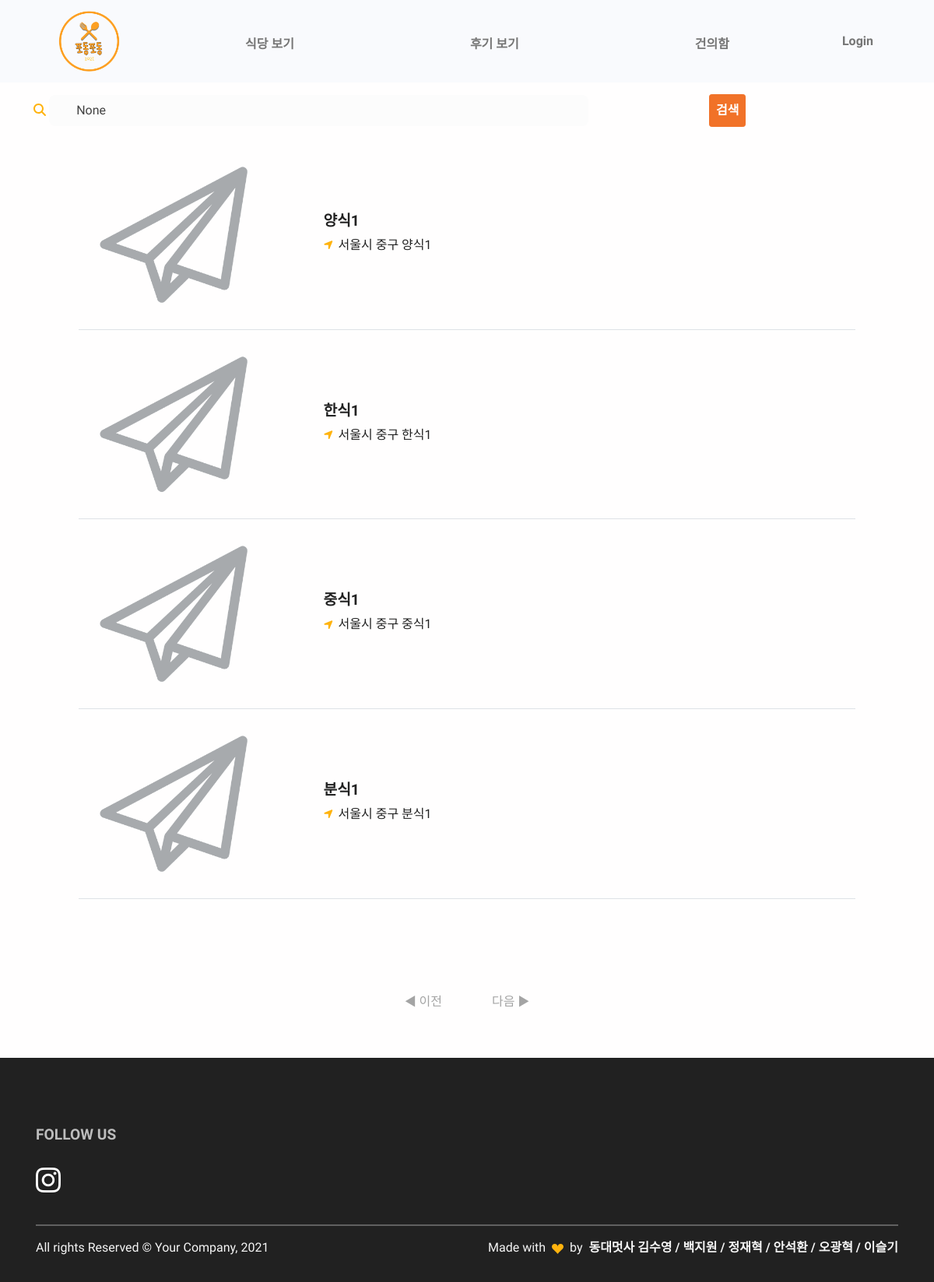
Before: /restaurant/restaurant/search/ with the older database file.
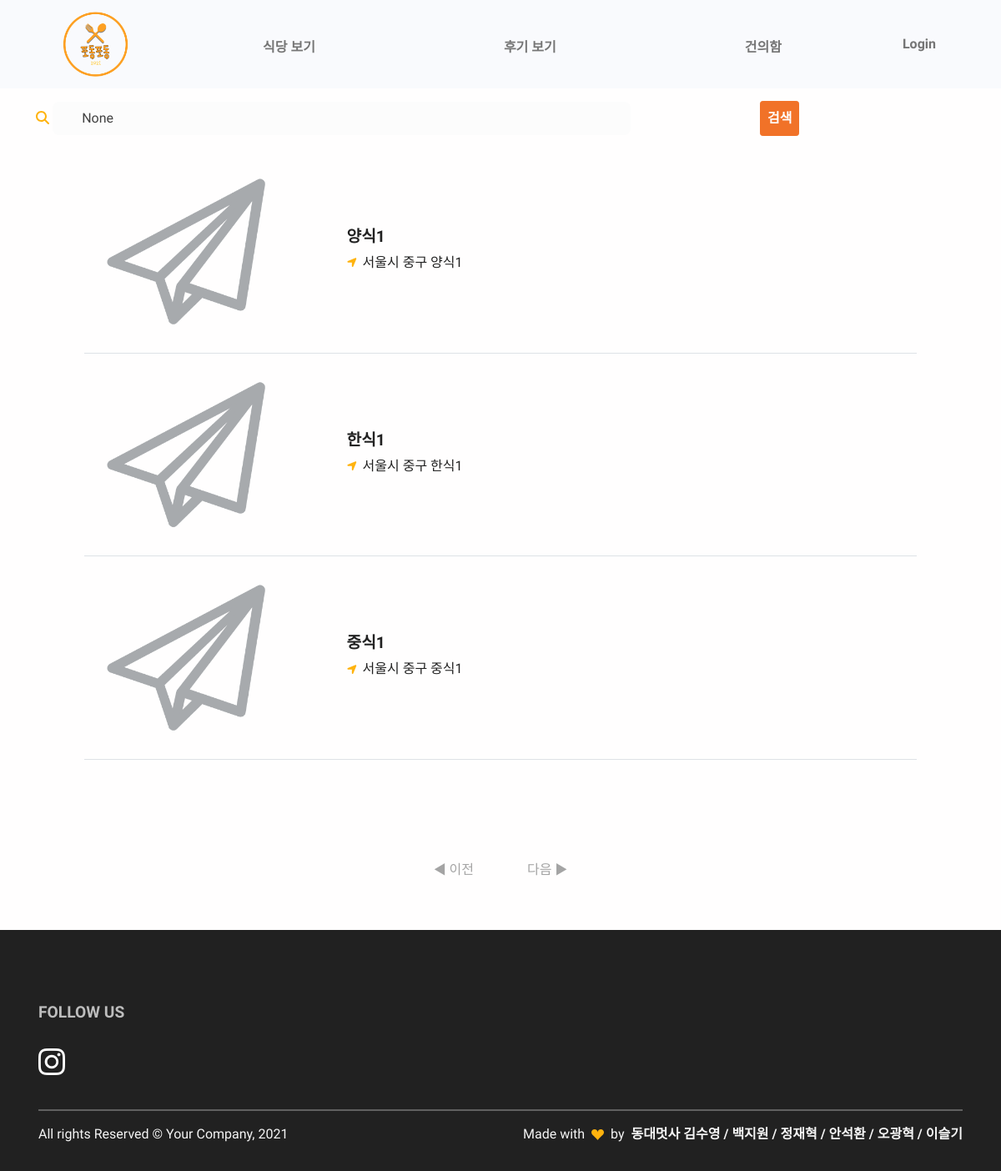
After: the same page with the newer database file.
### restaurant/models.py (models this page shows, shortened)
class Restaurant(models.Model):
    id = models.AutoField(primary_key=True)
    category = models.ForeignKey(Category, on_delete=models.CASCADE)
    name = models.CharField(max_length=30)
    location = models.CharField(max_length=100, blank=True)
    phone_number = models.CharField(max_length=15, blank=True)
    business_hour = models.CharField(max_length=150, blank=True)
    thumbnail = models.ImageField(upload_to='images/', blank=True)
    follow_users = models.ManyToManyField(settings.AUTH_USER_MODEL, blank=True, related_name="follow_restaurants")
    def get_absolute_url(self):
        return reverse('restaurant:restaurant_detail', args=[self.id])

### restaurant/views.py (the view)
# urls.py: path('restaurant/search/', SearchRestaurant, name='search_resturant'),
def SearchRestaurant(request):
    category = Category.objects.all()
    search_key = request.GET.get('search_key')
    if search_key:
        list = Restaurant.objects.filter(Q(name__icontains=search_key)).distinct().order_by('-id')
    else:
        list = Restaurant.objects.all()
    paginator = Paginator(list, 10)
    page = request.GET.get("page") or 1
    pages = paginator.get_page(page)
    return render(request, 'restaurant/search.html', { 'restaurant_list': list, "search_key": search_key, "pages": pages, "category": category })

### restaurant/templates/restaurant/search.html (shortened to what this page needs)
{% extends "base.html" %}
{% load static %}
{% block content %}
<link rel="stylesheet" href="{% static 'css/components/restaurant_search.css'%}">
{% if restaurant_list %}
<section id="testimonial">
  <div class="container">
        <form action="{% url 'restaurant:search_resturant' %}" method="GET" class="row gx-2 gy-2 align-items-center mb-3">
            <table width="90%" align="center">
                <tr>
                    <td width="70%;">
                        <i class="fas fa-search input-box-icon text-primary"></i>
                        <input
                            class="col-lg-3 form-control border-0 input-box bg-100"
                            style="display: inline; width:80%;"
                            type="search"
                            placeholder="Search Restaurant"
                            aria-label="Search"
                            name="search_key"
                            id="search_key"
                            value="{{ search_key }}"
                        />
                    </td>
                    <td width="20%;">
                        <button class="btn btn-danger" type="submit" style="padding: 0.5rem;">
                            검색
                        </button>
                    </td>
                </tr>
            </table>
        </form>
        <table width="90%" align="center">
        {% for restaurant in restaurant_list %}
            <tr style="border-bottom: 1px solid #dee2e6;">
                <td style="width: 30%; padding: 10px;">
                    <a href="{{ restaurant.get_absolute_url }}" >
                        {% if restaurant.thumbnail %}
                            <img src="{{ restaurant.thumbnail.url }}" style="max-width: 80%; border-radius: 5px;">
                        {% else %}
                            <img src="{% static 'img/gallery/logo_black.png' %}" style="max-width: 80%; border-radius: 5px;">
                        {% endif %}
                    </a>
                </td>
                <td style="width: 70%; padding: 15px;">
                    <a href="{{ restaurant.get_absolute_url }}" >
                        <h5>{{ restaurant.name }}</h5>
                        <p class="mb-1">
                            <span class="text-primary fs--1 me-1">
                                <i class="fas fa-location-arrow"></i>
                            </span>
                            {{ restaurant.location }}
                        </p>
                    </a>
                </td>
            </tr>
        {% endfor %}
        </table>
  </div>
</section>
{% else %}
<p>"{{ search_key }}"의 검색 결과가 없습니다.</p>
{% endif %}
<div class="page middle">
    {% if pages.has_previous %}
    <a href="?page={{pages.previous_page_number}}" class="page_click active">◀ 이전</a>
    {% else %}
    <a class="page_click nonactive">◀ 이전</a>
    {% endif %}
    {% if pages.has_next %}
    <a href="?page={{pages.next_page_number}}" class="page_click active">다음 ▶</a>
    {% else %}
    <a class="page_click nonactive">다음 ▶</a>
    {% endif %}
</div>
{% endblock %}

### podongpodong/templates/base.html (shortened to what this page needs)
{% load static %}
<!DOCTYPE html>
<html lang="ko">
  {% include 'head.html' %}
  <body>
    {% include 'header.html' %} {% block content %} {% endblock %}
    {% include 'footer.html' %}
  </body>
</html>

### podongpodong/templates/head.html (shortened to what this page needs)
{% load static %}
<head>
  {% load static %}
  <link href="{% static 'css/theme.css' %}" rel="stylesheet" />
  <link
    rel="stylesheet"
    href="https://cdn.jsdelivr.net/npm/bootstrap-icons@1.5.0/font/bootstrap-icons.css"
  />
  <link rel="stylesheet" type="text/css" href="http://kenwheeler.github.io/slick/slick/slick.css" />
  <link rel="stylesheet" type="text/css" href="http://kenwheeler.github.io/slick/slick/slick-theme.css" />
  <link rel = 'stylesheet' href = "{% static 'css/board.css'%}">
</head>

### podongpodong/templates/header.html (shortened to what this page needs)
{% load static %}
<link rel="stylesheet" href="{% static 'css/components/header.css' %}" />
<nav
  class="navbar navbar-expand-lg navbar-light bg-light fixed-top"
  data-navbar-on-scroll="data-navbar-on-scroll"
>
  <div class="container">
    <a class="navbar-brand d-inline-flex" href="{% url 'main' %}">
      <img
        id="logo"
        class="d-inline-block"
        src="{% static 'img/podongpodong_logo.png' %}"
        alt="logo"
        style="width: 140px; height: 90px; margin: 0; padding: 0; object-fit: cover; "
      />
    </a>
    <div
      class="collapse navbar-collapse border-top border-lg-0 my-2 mt-lg-0"
      id="navbarSupportedContent"
    >
      <div class="mx-auto pt-5 pt-lg-0 d-block d-lg-none d-xl-block">
        <p class="mb-0 fw-bold text-lg-center mt-3">
          <a class="nav-link nav_item d-inline-flex" href="{% url 'restaurant:restaurant_list' %}">식당 보기</a>
        </p>
      </div>
      <div class="mx-auto pt-5 pt-lg-0 d-block d-lg-none d-xl-block">
        <p class="mb-0 fw-bold text-lg-center mt-3">
          <a class="nav-link nav_item" href="{% url 'review:review' %}">후기 보기</a>
        </p>
      </div>
      <div
        class="dropdown mx-auto pt-5 pt-lg-0 d-block d-lg-none d-xl-block"
      >
        <p class="nav-link nav_item dropbtn nav_item mb-0 fw-bold text-lg-center mt-3">
          건의함
        </p>
      </div>
      <form class="d-flex mt-4 mt-lg-0 ms-lg-auto ms-xl-0">
        {% if user.is_authenticated %}
          <div class="dropdown nav-link mx-auto pt-5 pt-lg-0 d-block d-lg-none d-xl-block">
            <p class="dropbtn nav_item mb-0 fw-bold text-lg-center mt-3">
                MY Page
            </p>
            <div class="dropdown-content">
              <a class="dropdown-item" href="{% url 'users:mypage' request.user.id %}">Mypage</a></li>
              <a class="dropdown-item" href="{% url 'account_logout' %}">Logout </a></li>
            </div>
          </div>
        {% else %}
          <div class="dropdown nav-link mx-auto pt-5 pt-lg-0 d-block d-lg-none d-xl-block">
            <p class="dropbtn nav_item mb-0 fw-bold text-lg-center mt-3">
                Login
            </p>
          </div>
          {% endif %}
        </div>
      </div>
</nav>

### podongpodong/templates/footer.html
  <section class="py-0 pt-7 bg-1000">
    <div class="container">
      <div class="row">
        <div class="col-12 col-md-8 col-lg-6 col-xxl-4">
          <h5 class="lh-lg fw-bold text-500">FOLLOW US</h5>
          <div class="text-start my-3">
            <a href="#!">
              <i
                class="bi bi-instagram"
                style="color: white; font-size: 2em;"
              ></i>
            </a>
          </div>
        </div>
      </div>
      <hr class="border border-800" />
      <div class="row flex-center pb-3">
        <div class="col-md-6 order-0">
          <p class="text-200 text-center text-md-start">
            All rights Reserved &copy; Your Company, 2021
          </p>
        </div>
        <div class="col-md-6 order-1">
          <p class="text-200 text-center text-md-end">
            Made with&nbsp;
            <svg
              class="bi bi-suit-heart-fill"
              xmlns="http://www.w3.org/2000/svg"
              width="15"
              height="15"
              fill="#FFB30E"
              viewBox="0 0 16 16"
            >
              <path
                d="M4 1c2.21 0 4 1.755 4 3.92C8 2.755 9.79 1 12 1s4 1.755 4 3.92c0 3.263-3.234 4.414-7.608 9.608a.513.513 0 0 1-.784 0C3.234 9.334 0 8.183 0 4.92 0 2.755 1.79 1 4 1z"
              ></path>
            </svg>
            &nbsp;by&nbsp;
            <a
              class="text-200 fw-bold"
              href="https://themewagon.com/"
              target="_blank"
            >
              동대멋사 김수영 / 백지원 / 정재혁 / 안석환 / 오광혁 / 이슬기
            </a>
          </p>
        </div>
      </div>
    </div>
  </section>

### podongpodong/static/css/components/header.css (style rules this page uses)
#logo { width: 140px; height: 90px; margin: 0; padding: 0; object-fit: cover; }
.nav_item { transition-duration: 0.3s; }
.dropbtn { padding: 16px; font-size: 16px; border: none; }
.dropdown { position: relative; display: inline-block; }

### podongpodong/static/css/components/restaurant_search.css (style rules this page uses)
.middle { text-align: center; margin-bottom: 5%; }
.middle a { margin: 20px; padding: 10px; }
.nonactive { color: #a4a4a4; cursor: pointer; }

Changed rows visible on the page:
removed Restaurant: thumbnail (picture), name "분식1", location "서울시 중구 분식1"
